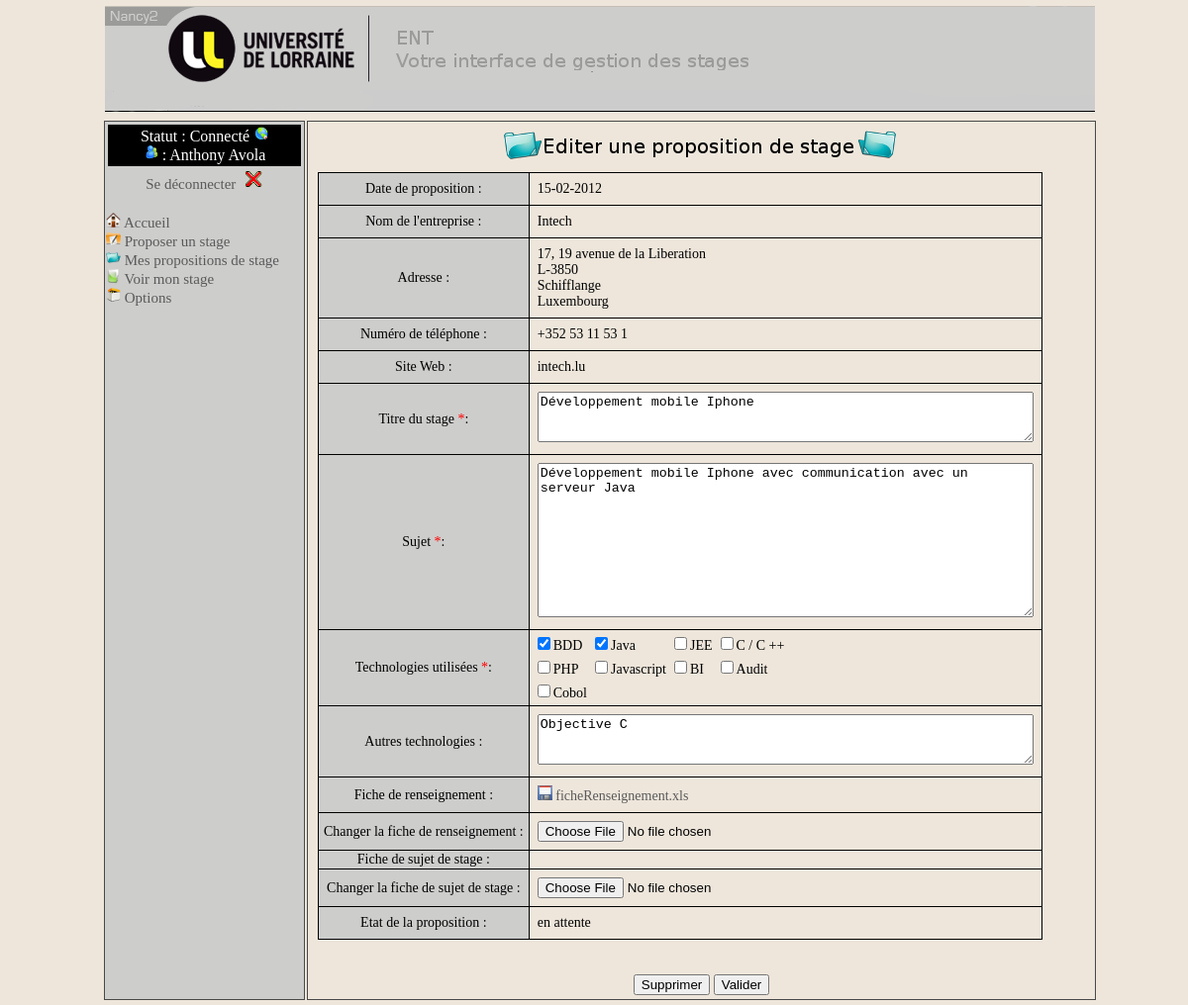
Page /?action=editerPropositionStage&idProposition=90 (signed in) on the committed database.
### tables this page shows
CREATE TABLE IF NOT EXISTS `proposition` (
  `idproposition` int(11) NOT NULL AUTO_INCREMENT,
  `identreprise` int(11) DEFAULT NULL,
  `idutilisateur` int(11) NOT NULL,
  `idstage` int(11) DEFAULT NULL,
  `nomentreprisep` varchar(50) DEFAULT NULL,
  `dateproposition` date DEFAULT NULL,
  `adresseentreprisep` varchar(200) DEFAULT NULL,
  `villeentreprisep` varchar(50) DEFAULT NULL,
  `codepostalentreprisep` varchar(50) DEFAULT NULL,
  `paysentreprisep` varchar(50) DEFAULT NULL,
  `numerotelephonep` varchar(50) DEFAULT NULL,
  `urlsiteinternetp` varchar(50) DEFAULT NULL,
  `sujetstagep` text,
  `titrestagep` varchar(200) NOT NULL,
  `technostagep` varchar(200) NOT NULL,
  `raisonrefus` text NOT NULL,
  `etat` varchar(50) DEFAULT NULL,
  PRIMARY KEY (`idproposition`),
  KEY `fk_propoentreprise` (`identreprise`),
  KEY `fk_propositionstage2` (`idstage`),
  KEY `fk_utilisateur_proposition` (`idutilisateur`)
);

CREATE TABLE IF NOT EXISTS `entreprise` (
  `identreprise` int(11) NOT NULL AUTO_INCREMENT,
  `nomentreprise` varchar(50) DEFAULT NULL,
  `adresseentreprise` varchar(200) DEFAULT NULL,
  `villeentreprise` varchar(50) DEFAULT NULL,
  `codepostalentreprise` varchar(50) DEFAULT NULL,
  `paysentreprise` varchar(50) DEFAULT NULL,
  `numerotelephone` varchar(50) DEFAULT NULL,
  `numerosiret` varchar(17) DEFAULT NULL,
  `urlsiteinternet` varchar(50) DEFAULT NULL,
  `statutjuridique` varchar(50) DEFAULT NULL,
  PRIMARY KEY (`identreprise`)
);

CREATE TABLE IF NOT EXISTS `techno` (
  `id` int(11) NOT NULL AUTO_INCREMENT,
  `nom` varchar(100) NOT NULL,
  PRIMARY KEY (`id`)
);

CREATE TABLE IF NOT EXISTS `ficherenseignement` (
  `id` int(11) NOT NULL AUTO_INCREMENT,
  `nomoriginal` varchar(300) NOT NULL,
  `nomunique` varchar(100) NOT NULL,
  `idproposition` int(11) NOT NULL,
  `idstage` int(11) NOT NULL,
  `type` varchar(100) NOT NULL,
  PRIMARY KEY (`id`)
);

### Pages/Vue/VueCorpsEtudiant.php (the view, shortened to what the rows shown need)
<?php
require_once(RACINE_VUE.'Fonctions.php');
function genererEditerPropositionEtudiant($proposition, $modeleFicheRenseignement, $modeleFicheSujetStage, $technoTab, $technoTabSelect) {
    if ($proposition != NULL) {
        $corps = "<td id = \"corps\">
                <script src=\"" . RACINE . RACINE_SCRIPT . "VerifierFormEditerProposition.js\" type=\"text/javascript\"></script>
                <form onsubmit=\"return verifierEditerProposition()\" action=\"" . RACINE . "?action=editerPropositionStage&idProposition=" . $proposition->getIdProposition() . "&sujetModifie=true\" method=\"post\"  enctype=\"multipart/form-data\">
                <table class = \"tableau\">
                    <tr>
                        <td class = \"intitule_colg\">
                            Date de proposition :
                        </td>
                        <td class = \"tableau\">
                            " .convertirDateENFR($proposition->getDateProposition()) . "
                        </td>
                    </tr>
                    <tr>
                        <td class = \"intitule_colg\">
                            Nom de l'entreprise :
                        </td>
                        <td class = \"tableau\">
                            " . $proposition->getNomEntreprise() . "
                        </td>
                    </tr>
                    <tr>
                        <td class = \"intitule_colg\">
                            Adresse :
                        </td>
                        <td class = \"tableau\">
                            " . $proposition->getAdresseEntreprise() . "<br/>" .
                $proposition->getCodePostal() . "<br/>" .
                $proposition->getVille() . "<br/>" .
                $proposition->getPays() . "
                        </td>
                    </tr>
                    <tr>
                        <td class = \"intitule_colg\">
                            Num&eacute;ro de t&eacute;l&eacute;phone :
                        </td>
                        <td class = \"tableau\">
                            " . $proposition->getNumTelephone() . "
                        </td>
                    </tr>
                    <tr>
                        <td class = \"intitule_colg\">
                            Site Web :
                        </td>
                        <td class = \"tableau\">
                            " . $proposition->getUrlSite() . "
                        </td>
                    </tr>
                    <tr>
                        <td class = \"tableau\">
                            <textarea rows=\"3\" cols=\"60\" id=\"titreStage\" name=\"titreStage\" >" . $proposition->getTitreStage() . "</textarea>
                        </td>
                    </tr>
                    <tr>
                        <td class = \"tableau\">
                            <textarea rows=\"10\" cols=\"60\" id=\"sujetStage\" name=\"sujetStage\" >" . $proposition->getSujet() . "</textarea>
                        </td>
                    </tr>
                    <tr><td class = \"intitule_colg\">
                        Technologies utilisées <etoile>*</etoile>:<br/></td><td>
                        <table>
                        ";
                            $i = 0;
                            $j = 1;
                            foreach ($technoTab as $techno) {
                                if($i == 0){
                                    $corps .= "<tr>";
                                }
                                $selectionne = FALSE ;
                                if ($technoTabSelect != null){
                                    foreach ($technoTabSelect as $technoSel) {
                                        if($techno->getId() == $technoSel){
                                            $selectionne = TRUE ;
                                            break ;
                                        }
                                    }
                                }
                                if ($selectionne){
                                    $corps .= "<td><input type=\"checkbox\" id=\"techno".$j."\"  value=\"".$techno->getId()."\" name=\"check[]\" checked>".$techno->getNom()."</td>";
                                }else{
                                    $corps .= "<td><input type=\"checkbox\" id=\"techno".$j."\"  value=\"".$techno->getId()."\" name=\"check[]\">".$techno->getNom()."</td>";
                                }
                                $j++;
                                $i++ ;
                                if($i == 4){
                                    $corps .= "</tr>";
                                    $i = 0 ;
                                }
                            }
                        $corps .= "</table></td></tr>
                        <tr>
                        <td class = \"intitule_colg\">
                            Autres technologies :
                        </td>
                        <td class = \"tableau\">
                            <textarea rows=\"3\" cols=\"60\" id=\"technoStage\" name=\"technoStage\" >" . $proposition->getTechnoStage() . "</textarea>
                        </td>
                    </tr>
                    <tr>
                        <td class = \"intitule_colg\">
                            Fiche de renseignement :
                        </td>
                        <td class = \"tableau\">";
        if ($modeleFicheRenseignement != null) {
            $corps .= "<a href=\"" . RACINE . "?action=telechargement&type=renseignement&estUneProposition&id=" . $proposition->getIdProposition() . "\"><img src=\"".RACINE_IMAGE."disquette.png\" /></a>
                <a href=\"" . RACINE . "?action=telechargement&type=renseignement&estUneProposition&id=" . $proposition->getIdProposition() . "\">" . $modeleFicheRenseignement->getNomOriginal() . "</a>";
        }
        $corps .="</td>
                    </tr>
                    <tr>
                        <td class = \"intitule_colg\">
                            Changer la fiche de renseignement :
                        </td>
                        <td class = \"tableau\">
                            <input type=\"hidden\" name=\"MAX_FILE_SIZE\" value=\"3145728\" />
                            <input type=\"file\" name=\"ficherenseignement\" id=\"ficherenseignement\" />
                        </td>
                    </tr>
                    <tr>
                        <td class = \"intitule_colg\">
                            Fiche de sujet de stage :
                        </td>
                        <td class = \"tableau\">";
        $corps .="</td>
                    </tr>
                    <tr>
                        <td class = \"intitule_colg\">
                            Changer la fiche de sujet de stage :
                        </td>
                        <td class = \"tableau\">
                            <input type=\"hidden\" name=\"MAX_FILE_SIZE\" value=\"3145728\" />
                            <input type=\"file\" name=\"fichesujetstage\" id=\"fichesujetstage\" />
                        </td>
                    </tr>
                    <tr>
                        <td class = \"intitule_colg\">
                            Etat de la proposition :
                        </td>
                        <td class = \"tableau\">
                            " . $proposition->getEtat() . "
                        </td>
                    </tr>
                </table><br/><br/>
                <table>
                    <tr>
                        <td class=\"submit\">
                            <input type=\"button\" value=\"Supprimer\" onclick=\"confirmerAvantSuppression(" . $proposition->getIdProposition() . ")\">
                            <input type=\"submit\" value=\"Valider\">
                        </td>
                    </tr>
                </table>
                </td>
            </tr>
        </table>";
    }
    return $corps;
}
?>

### rows in the picture
proposition: dateproposition "15-02-2012", titreStage "Développement mobile Iphone", sujetStage "Développement mobile Iphone avec communication avec un serveur Java", technoStage "Objective C", etat "en attente"
entreprise: nomentreprise "Intech", adresseentreprise "17, 19 avenue de la Liberation", codepostalentreprise "L-3850", villeentreprise "Schifflange", paysentreprise "Luxembourg", numerotelephone "+352 53 11 53 1", urlsiteinternet "intech.lu"
techno: nom "BDD"
techno: nom "Java"
techno: nom "JEE"
techno: nom "C / C ++"
techno: nom "PHP"
techno: nom "Javascript"
techno: nom "BI"
techno: nom "Audit"
techno: nom "Cobol"
ficherenseignement: nomoriginal "ficheRenseignement.xls"

### other values in the picture
$_SESSION['prenom'] "Anthony"
$_SESSION['nom'] "Avola"
